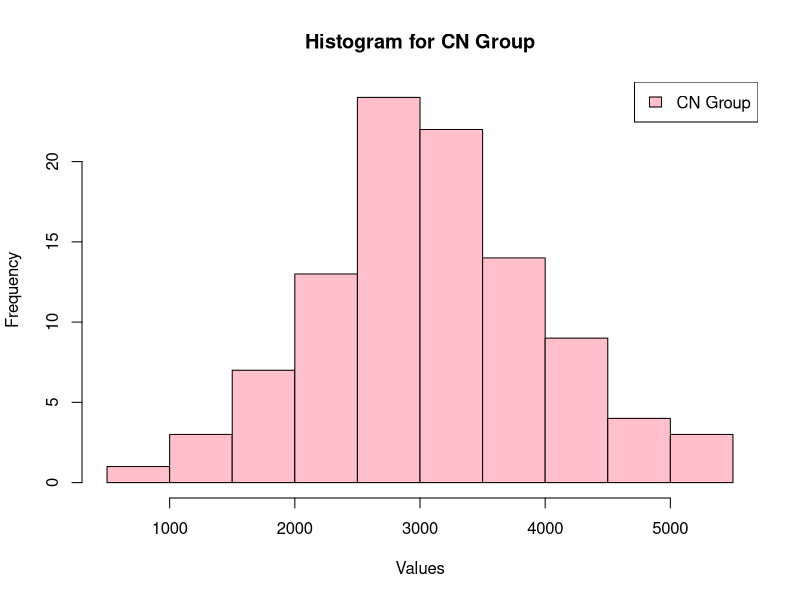
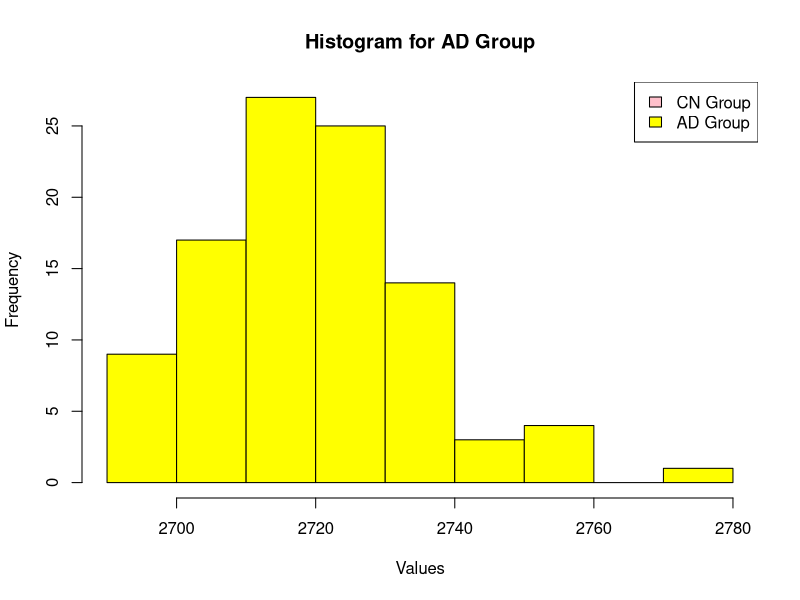

These charts were generated, in order, by the following R code:
## ---- chunk 1
knitr::opts_chunk$set(echo = TRUE)
## ---- chunk 2

#Create a dataframe with different intensity values) # Create a dataframe
data <- data.frame(
  V1_CN = 2522,
  V2_CN = 3500,
  V1_AD = 2714,
  V2_AD = 2729
)
## ---- chunk 3

# Calculate differences, to obtain the standard deviation 
SD_CN <- data$V2_CN - data$V1_CN
SD_AD <- data$V2_AD - data$V1_AD

# Print the result i.e. standard deviation
cat("Standard deviation for CN:", SD_CN, "\n")
cat("Standard deviation for AD:", SD_AD, "\n")

## ---- chunk 4

#First calculate mean_CN and mean_AD from the intensity values mentioned above 
mean_CN <- (data$V1_CN + data$V2_CN) / 2
mean_AD <- (data$V1_AD + data$V2_AD) / 2 

# Set seed for random number generation, ensures reproducibility 
set.seed(123)

# Number of samples
num_samples <- 100

# Generate random samples for CN
samples_CN <- rnorm(num_samples, mean = mean_CN, sd = SD_CN)

# Generate random samples for AD
samples_AD <- rnorm(num_samples, mean = mean_AD, sd = SD_AD)

# Combine the samples into a data frame
sample_data <- data.frame(
  CN = samples_CN,
  AD = samples_AD
)

# Print the first few rows of the generated samples

View(sample_data)


# Calculate mean and standard deviation of random samples for CN group
mean_CN <- mean(samples_CN)
sd_CN <- sd(samples_CN)

# Calculate mean and standard deviation of random samples for AD group
mean_AD <- mean(samples_AD)
sd_AD <- sd(samples_AD)

# Print the results
cat("Mean for CN group:", mean_CN, "\n")
cat("Standard Deviation for CN group:", sd_CN, "\n\n")

cat("Mean for AD group:", mean_AD, "\n")
cat("Standard Deviation for AD group:", sd_AD, "\n")

#Create a histogram for each group

# Create histogram for CN group
hist(samples_CN, main = "Histogram for CN Group", xlab = "Values", col = "pink")

# Add a legend for clarity
legend("topright", legend = c("CN Group"), fill = c("pink"))

# Create histogram for AD group
hist(samples_AD, main = "Histogram for AD Group", xlab = "Values", col = "yellow")

# Add a legend for clarity
legend("topright", legend = c("CN Group", "AD Group"), fill = c("pink", "yellow"))

# Do a t-test to check for differences in means between the two groups 
t_test_result <- t.test(samples_CN, samples_AD)

# Print the result
print(t_test_result)

## ---- chunk 5

# Set seed for random number generation
set.seed(123)

# Define sample sizes
n_CN <- length(samples_CN)
n_AD <- length(samples_AD)

# Define age limits
age_limit_CN <- c(45, 70)
age_limit_AD <- c(55, 75)

# Generate random ages for CN group
Age_CN <- runif(n_CN, min = age_limit_CN[1], max = age_limit_CN[2])

# Generate random ages for AD group
Age_AD <- runif(n_AD, min = age_limit_AD[1], max = age_limit_AD[2])

# Combine ages with samples
data_CN <- data.frame(Age = Age_CN, Value = samples_CN, Group = "CN")
data_AD <- data.frame(Age = Age_AD, Value = samples_AD, Group = "AD")

# Combine the data from both the samples 
combined_data <- rbind(data_CN, data_AD)

# Print the first few rows of the combined data
View(combined_data)
## ---- chunk 6

# Set seed for random number generation
set.seed(346)

# Define the sample size of the combined AD and CN groups 
n_total <- length(combined_data$Value)
n_CN_female <- round(0.45 * n_total)  # 45% female in CN group
n_AD_female <- round(0.60 * n_total)  # 60% female in AD group

# Generate random values for sex (1 for female, 0 for male)
sex_values <- runif(n_total)

# Assign sex based on specified proportions
combined_data$Sex <- ifelse(sex_values <= 0.45, "Female", "Male")  # specifying 45% female in CN group
combined_data$Sex[combined_data$Group == "AD" & sex_values <= 0.60] <- "Female"  # specifying 60% female in AD group

# Print the first few rows of the updated combined data
View(combined_data)

#Calculate percentage of females from each group AD and CN

percentage_female_CN <- with(subset(combined_data, Group == "CN"), mean(Sex == "Female") * 100)
percentage_female_AD <- with(subset(combined_data, Group == "AD"), mean(Sex == "Female") * 100)

# Print the results
cat("Percentage of females in CN group:", percentage_female_CN, "%\n")
cat("Percentage of females in AD group:", percentage_female_AD, "%\n")

## ---- chunk 7

#Setting up a linear regression model 

#Value is the GM measure randomly drawn i.e. intensity, Group is the group whether patients or controls i.e. AD or CN, Age and Sex added as covariates 
model <- lm(Value ~ Group + Age + Sex, data = combined_data) 
summary(model)

#Setting up another linear regression to include only 100 samples for each group i.e. AD and CN 

# Set the seed for reproducibility 
set.seed(756)

# Select the first 100 samples for each group
samples_regression_AD <- combined_data[combined_data$Group == "AD", ][1:100, ]
samples_regression_CN <- combined_data[combined_data$Group == "CN", ][1:100, ]

# Combine the samples back into a new data frame
selected_samples <- rbind(samples_regression_AD, samples_regression_CN)

# Fit a linear regression model
model <- lm(Value ~ Group + Age + Sex, data = selected_samples)
summary(model)


